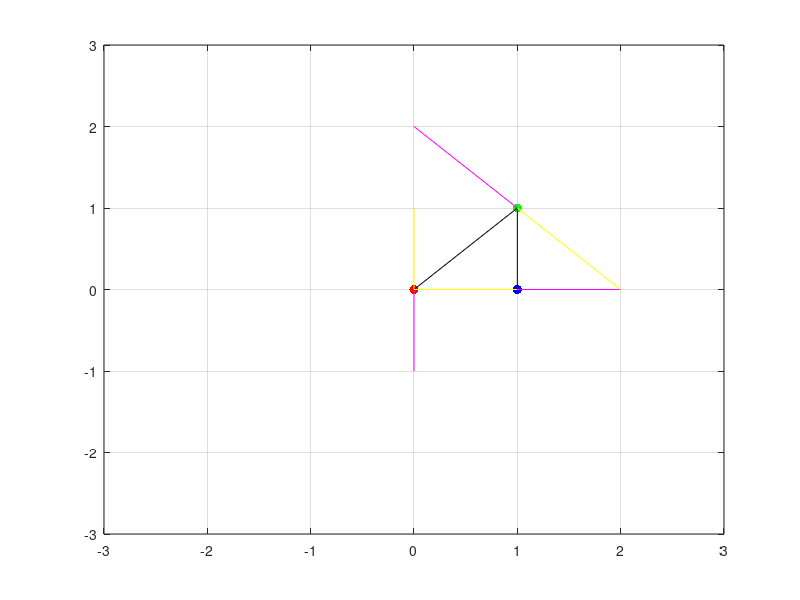

MATLAB code for this plot:
clear; clc; close all

% point_one =   [-1, -1];
% point_two =   [1, -1];
% point_three = [1, 1];

point_one =   [0, 0];
point_two =   [1, 0];
point_three = [1, 1];

%plot points
plot(point_one(1),point_one(2),'.','MarkerSize',20,'Color','r')
hold on
plot(point_two(1), point_two(2),'.','MarkerSize',20,'Color','b')
plot(point_three(1), point_three(2),'.','MarkerSize',20,'Color','g')

% plot lines
plot([point_one(1), point_two(1)], [point_one(2), point_two(2)],'Color','k')
plot([point_three(1), point_two(1)], [point_three(2), point_two(2)],'Color','k')
plot([point_one(1), point_three(1)], [point_one(2), point_three(2)],'Color','k')

% create vectors
% 2 - 1
vector_one   = [point_two(1) - point_one(1), point_two(2)-point_one(2),0];
% 3 - 2
vector_two   = [point_three(1) - point_two(1), point_three(2)-point_two(2),0];
% 1 - 3
vector_three = [point_one(1) - point_three(1), point_one(2)-point_three(2),0];

% cross products
% z axis
z = [0 0 1];

% first normal
x_one = vector_one(2)*z(3) - vector_one(3)*z(2);
y_one = -(vector_one(1)*z(3) - vector_one(3)*z(1));
z_one = vector_one(1)*z(2) - vector_one(2)*z(1);
normal_one = [x_one, y_one, z_one];

plot([point_one(1),point_one(1) + normal_one(1)], [point_one(2),point_one(2) + normal_one(2)],'Color','m')

% second normal
x_two = vector_two(2)*z(3) - vector_two(3)*z(2);
y_two = -(vector_two(1)*z(3) - vector_two(3)*z(1));
z_two = vector_two(1)*z(2) - vector_two(2)*z(1);
normal_two = [x_two, y_two, z_two];

plot([point_two(1),point_two(1) + normal_two(1)], [point_two(2),point_two(2) + normal_two(2)],'Color','m')

% third normal
x_three = vector_three(2)*z(3) - vector_three(3)*z(2);
y_three = -(vector_three(1)*z(3) - vector_three(3)*z(1));
z_three = vector_three(1)*z(2) - vector_three(2)*z(1);
normal_three = [x_three, y_three, z_three];

plot([point_three(1),point_three(1) + normal_three(1)], [point_three(2),point_three(2) + normal_three(2)],'Color','m')
axis([-3 3 -3 3])
set(gcf, 'Color','w'); grid on

% create vectors
% 1 - 2
vector_one   = [point_one(1) - point_two(1), point_one(2) - point_two(2), 0];
% 2 - 3
vector_two   = [point_two(1) - point_three(1), point_two(2) - point_three(2), 0];
% 3 - 1
vector_three = [point_three(1) - point_one(1), point_three(2) - point_one(2), 0];

% cross products
% z axis
z = [0 0 1];

% first normal
x_one = vector_one(2)*z(3) - vector_one(3)*z(2);
y_one = -(vector_one(1)*z(3) - vector_one(3)*z(1));
z_one = vector_one(1)*z(2) - vector_one(2)*z(1);
normal_one = [x_one, y_one, z_one];

plot([point_one(1),point_one(1) + normal_one(1)], [point_one(2),point_one(2) + normal_one(2)],'Color','y')

% second normal
x_two = vector_two(2)*z(3) - vector_two(3)*z(2);
y_two = -(vector_two(1)*z(3) - vector_two(3)*z(1));
z_two = vector_two(1)*z(2) - vector_two(2)*z(1);
normal_two = [x_two, y_two, z_two];

plot([point_two(1),point_two(1) + normal_two(1)], [point_two(2),point_two(2) + normal_two(2)],'Color','y')

% third normal
x_three = vector_three(2)*z(3) - vector_three(3)*z(2);
y_three = -(vector_three(1)*z(3) - vector_three(3)*z(1));
z_three = vector_three(1)*z(2) - vector_three(2)*z(1);
normal_three = [x_three, y_three, z_three];

plot([point_three(1),point_three(1) + normal_three(1)], [point_three(2),point_three(2) + normal_three(2)],'Color','y')


%%

% 
% %plot points
% plot(point_one(1),point_one(2),'.','MarkerSize',20,'Color','r')
% hold on
% plot(point_two(1), point_two(2),'.','MarkerSize',20,'Color','b')
% plot(point_three(1), point_three(2),'.','MarkerSize',20,'Color','g')
% 
% % plot lines
% plot([point_one(1), point_two(1)], [point_one(2), point_two(2)],'Color','k')
% plot([point_three(1), point_two(1)], [point_three(2), point_two(2)],'Color','k')
% plot([point_one(1), point_three(1)], [point_one(2), point_three(2)],'Color','k')
% 
% % create vectors
% % 2 - 1
% vector_one   = [point_two(1) - point_one(1), point_two(2)-point_one(2),0];
% % 3 - 2
% vector_two   = [point_three(1) - point_two(1), point_three(2)-point_two(2),0];
% % 1 - 3
% vector_three = [point_one(1) - point_three(1), point_one(2)-point_three(2),0];
% 
% % cross products
% % z axis
% z = [0 0 1];
% 
% % first normal
% x_one = vector_one(2)*z(3) - vector_one(3)*z(2);
% y_one = -(vector_one(1)*z(3) - vector_one(3)*z(1));
% z_one = vector_one(1)*z(2) - vector_one(2)*z(1);
% normal_one = [x_one, y_one, z_one];
% 
% plot([point_one(1),point_one(1) + normal_one(1)], [point_one(2),point_one(2) + normal_one(2)],'-.','Color','c')
% 
% % second normal
% x_two = vector_two(2)*z(3) - vector_two(3)*z(2);
% y_two = -(vector_two(1)*z(3) - vector_two(3)*z(1));
% z_two = vector_two(1)*z(2) - vector_two(2)*z(1);
% normal_two = [x_two, y_two, z_two];
% 
% plot([point_two(1),point_two(1) + normal_two(1)], [point_two(2),point_two(2) + normal_two(2)],'-.','Color','c')
% 
% % third normal
% x_three = vector_three(2)*z(3) - vector_three(3)*z(2);
% y_three = -(vector_three(1)*z(3) - vector_three(3)*z(1));
% z_three = vector_three(1)*z(2) - vector_three(2)*z(1);
% normal_three = [x_three, y_three, z_three];
% 
% plot([point_three(1),point_three(1) + normal_three(1)], [point_three(2),point_three(2) + normal_three(2)],'-.','Color','c')
% axis([-3 3 -3 3])
% set(gcf, 'Color','w'); grid on

% % create vectors
% % 1 - 2
% vector_one   = [point_one(1) - point_two(1), point_one(2) - point_two(2), 0];
% % 2 - 3
% vector_two   = [point_two(1) - point_three(1), point_two(2) - point_three(2), 0];
% % 3 - 1
% vector_three = [point_three(1) - point_one(1), point_three(2) - point_one(2), 0];
% 
% % cross products
% % z axis
% z = [0 0 1];
% 
% % first normal
% x_one = vector_one(2)*z(3) - vector_one(3)*z(2);
% y_one = -(vector_one(1)*z(3) - vector_one(3)*z(1));
% z_one = vector_one(1)*z(2) - vector_one(2)*z(1);
% normal_one = [x_one, y_one, z_one];
% 
% plot([point_one(1),point_one(1) + normal_one(1)], [point_one(2),point_one(2) + normal_one(2)],'-.','Color','g')
% 
% % second normal
% x_two = vector_two(2)*z(3) - vector_two(3)*z(2);
% y_two = -(vector_two(1)*z(3) - vector_two(3)*z(1));
% z_two = vector_two(1)*z(2) - vector_two(2)*z(1);
% normal_two = [x_two, y_two, z_two];
% 
% plot([point_two(1),point_two(1) + normal_two(1)], [point_two(2),point_two(2) + normal_two(2)],'-.','Color','g')
% 
% % third normal
% x_three = vector_three(2)*z(3) - vector_three(3)*z(2);
% y_three = -(vector_three(1)*z(3) - vector_three(3)*z(1));
% z_three = vector_three(1)*z(2) - vector_three(2)*z(1);
% normal_three = [x_three, y_three, z_three];
% 
% plot([point_three(1),point_three(1) + normal_three(1)], [point_three(2),point_three(2) + normal_three(2)],'-.','Color','g')
